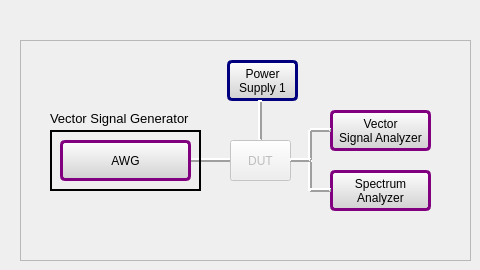
                 <widget class="QWidget" name="awgWorkflow">
                  <widget class="QFrame" name="frame_6">
                   <property name="geometry">
                    <rect>
                     <x>20</x>
                     <y>40</y>
                     <width>451</width>
                     <height>221</height>
                    </rect>
                   </property>
                   <property name="frameShape">
                    <enum>QFrame::StyledPanel</enum>
                   </property>
                   <property name="frameShadow">
                    <enum>QFrame::Raised</enum>
                   </property>
                   <widget class="QPushButton" name="pushButton_19">
                    <property name="geometry">
                     <rect>
                      <x>207</x>
                      <y>20</y>
                      <width>71</width>
                      <height>41</height>
                     </rect>
                    </property>
                    <property name="font">
                     <font>
                      <family>Arial</family>
                      <pointsize>9</pointsize>
                      <weight>50</weight>
                      <bold>false</bold>
                     </font>
                    </property>
                    <property name="cursor">
                     <cursorShape>PointingHandCursor</cursorShape>
                    </property>
                    <property name="styleSheet">
                     <string notr="true">QPushButton {border:3px solid rgb(0, 0, 127); background-color:qlineargradient(spread:pad, x1:1, y1:1, x2:1, y2:0, stop:0 rgba(209, 209, 209, 255), stop:1 rgba(254, 254, 254, 255)); border-radius:5px;}</string>
                    </property>
                    <property name="text">
                     <string>Power 
Supply 1</string>
                    </property>
                   </widget>
                   <widget class="QPushButton" name="pushButton_20">
                    <property name="geometry">
                     <rect>
                      <x>310</x>
                      <y>70</y>
                      <width>101</width>
                      <height>41</height>
                     </rect>
                    </property>
                    <property name="font">
                     <font>
                      <family>Arial</family>
                      <pointsize>9</pointsize>
                      <weight>50</weight>
                      <bold>false</bold>
                     </font>
                    </property>
                    <property name="cursor">
                     <cursorShape>PointingHandCursor</cursorShape>
                    </property>
                    <property name="styleSheet">
                     <string notr="true">QPushButton{ border:3px solid purple;  background-color:qlineargradient(spread:pad, x1:1, y1:1, x2:1, y2:0, stop:0 rgba(209, 209, 209, 255), stop:1 rgba(254, 254, 254, 255)); border-radius:5px;}</string>
                    </property>
                    <property name="text">
                     <string>Vector 
Signal Analyzer</string>
                    </property>
                   </widget>
                   <widget class="Line" name="line_19">
                    <property name="geometry">
                     <rect>
                      <x>166</x>
                      <y>110</y>
                      <width>51</width>
                      <height>20</height>
                     </rect>
                    </property>
                    <property name="frameShadow">
                     <enum>QFrame::Raised</enum>
                    </property>
                    <property name="lineWidth">
                     <number>2</number>
                    </property>
                    <property name="orientation">
                     <enum>Qt::Horizontal</enum>
                    </property>
                   </widget>
                   <widget class="Line" name="line_30">
                    <property name="geometry">
                     <rect>
                      <x>280</x>
                      <y>90</y>
                      <width>20</width>
                      <height>31</height>
                     </rect>
                    </property>
                    <property name="frameShadow">
                     <enum>QFrame::Raised</enum>
                    </property>
                    <property name="lineWidth">
                     <number>2</number>
                    </property>
                    <property name="orientation">
                     <enum>Qt::Vertical</enum>
                    </property>
                   </widget>
                   <widget class="QPushButton" name="pushButton_22">
                    <property name="geometry">
                     <rect>
                      <x>310</x>
                      <y>130</y>
                      <width>101</width>
                      <height>41</height>
                     </rect>
                    </property>
                    <property name="font">
                     <font>
                      <family>Arial</family>
                      <pointsize>9</pointsize>
                      <weight>50</weight>
                      <bold>false</bold>
                     </font>
                    </property>
                    <property name="cursor">
                     <cursorShape>PointingHandCursor</cursorShape>
                    </property>
                    <property name="styleSheet">
                     <string notr="true">QPushButton{ border:3px solid purple;  background-color:qlineargradient(spread:pad, x1:1, y1:1, x2:1, y2:0, stop:0 rgba(209, 209, 209, 255), stop:1 rgba(254, 254, 254, 255)); border-radius:5px;}</string>
                    </property>
                    <property name="text">
                     <string>Spectrum 
Analyzer</string>
                    </property>
                   </widget>
                   <widget class="Line" name="line_31">
                    <property name="geometry">
                     <rect>
                      <x>230</x>
                      <y>60</y>
                      <width>20</width>
                      <height>41</height>
                     </rect>
                    </property>
                    <property name="frameShadow">
                     <enum>QFrame::Raised</enum>
                    </property>
                    <property name="lineWidth">
                     <number>2</number>
                    </property>
                    <property name="orientation">
                     <enum>Qt::Vertical</enum>
                    </property>
                   </widget>
                   <widget class="QPushButton" name="pushButton_23">
                    <property name="enabled">
                     <bool>false</bool>
                    </property>
                    <property name="geometry">
                     <rect>
                      <x>210</x>
                      <y>100</y>
                      <width>61</width>
                      <height>41</height>
                     </rect>
                    </property>
                    <property name="font">
                     <font>
                      <family>Arial</family>
                      <pointsize>9</pointsize>
                     </font>
                    </property>
                    <property name="text">
                     <string>DUT</string>
                    </property>
                   </widget>
                   <widget class="Line" name="line_32">
                    <property name="geometry">
                     <rect>
                      <x>280</x>
                      <y>120</y>
                      <width>21</width>
                      <height>31</height>
                     </rect>
                    </property>
                    <property name="frameShadow">
                     <enum>QFrame::Raised</enum>
                    </property>
                    <property name="lineWidth">
                     <number>2</number>
                    </property>
                    <property name="orientation">
                     <enum>Qt::Vertical</enum>
                    </property>
                   </widget>
                   <widget class="QFrame" name="frame_10">
                    <property name="geometry">
                     <rect>
                      <x>30</x>
                      <y>90</y>
                      <width>151</width>
                      <height>61</height>
                     </rect>
                    </property>
                    <property name="frameShape">
                     <enum>QFrame::Box</enum>
                    </property>
                    <property name="frameShadow">
                     <enum>QFrame::Plain</enum>
                    </property>
                    <property name="lineWidth">
                     <number>2</number>
                    </property>
                    <widget class="QPushButton" name="awgWorkflowButton">
                     <property name="geometry">
                      <rect>
                       <x>10</x>
                       <y>10</y>
                       <width>131</width>
                       <height>41</height>
                      </rect>
                     </property>
                     <property name="font">
                      <font>
                       <family>Arial</family>
                       <pointsize>9</pointsize>
                       <weight>50</weight>
                       <bold>false</bold>
                      </font>
                     </property>
                     <property name="cursor">
                      <cursorShape>ArrowCursor</cursorShape>
                     </property>
                     <property name="styleSheet">
                      <string notr="true">QPushButton{ border:3px solid purple;  background-color:qlineargradient(spread:pad, x1:1, y1:1, x2:1, y2:0, stop:0 rgba(209, 209, 209, 255), stop:1 rgba(254, 254, 254, 255)); border-radius:5px;}</string>
                     </property>
                     <property name="text">
                      <string>AWG</string>
                     </property>
                    </widget>
                   </widget>
                   <widget class="Line" name="line_34">
                    <property name="geometry">
                     <rect>
                      <x>270</x>
                      <y>110</y>
                      <width>21</width>
                      <height>20</height>
                     </rect>
                    </property>
                    <property name="frameShadow">
                     <enum>QFrame::Raised</enum>
                    </property>
                    <property name="lineWidth">
                     <number>2</number>
                    </property>
                    <property name="orientation">
                     <enum>Qt::Horizontal</enum>
                    </property>
                   </widget>
                   <widget class="Line" name="line_35">
                    <property name="geometry">
                     <rect>
                      <x>290</x>
                      <y>140</y>
                      <width>21</width>
                      <height>20</height>
                     </rect>
                    </property>
                    <property name="frameShadow">
                     <enum>QFrame::Raised</enum>
                    </property>
                    <property name="lineWidth">
                     <number>2</number>
                    </property>
                    <property name="orientation">
                     <enum>Qt::Horizontal</enum>
                    </property>
                   </widget>
                   <widget class="QLabel" name="label_69">
                    <property name="geometry">
                     <rect>
                      <x>30</x>
                      <y>70</y>
                      <width>141</width>
                      <height>16</height>
                     </rect>
                    </property>
                    <property name="font">
                     <font>
                      <pointsize>10</pointsize>
                     </font>
                    </property>
                    <property name="text">
                     <string>Vector Signal Generator</string>
                    </property>
                   </widget>
                   <widget class="Line" name="line_36">
                    <property name="geometry">
                     <rect>
                      <x>290</x>
                      <y>80</y>
                      <width>21</width>
                      <height>20</height>
                     </rect>
                    </property>
                    <property name="frameShadow">
                     <enum>QFrame::Raised</enum>
                    </property>
                    <property name="lineWidth">
                     <number>2</number>
                    </property>
                    <property name="orientation">
                     <enum>Qt::Horizontal</enum>
                    </property>
                   </widget>
                  </widget>
                 </widget>
